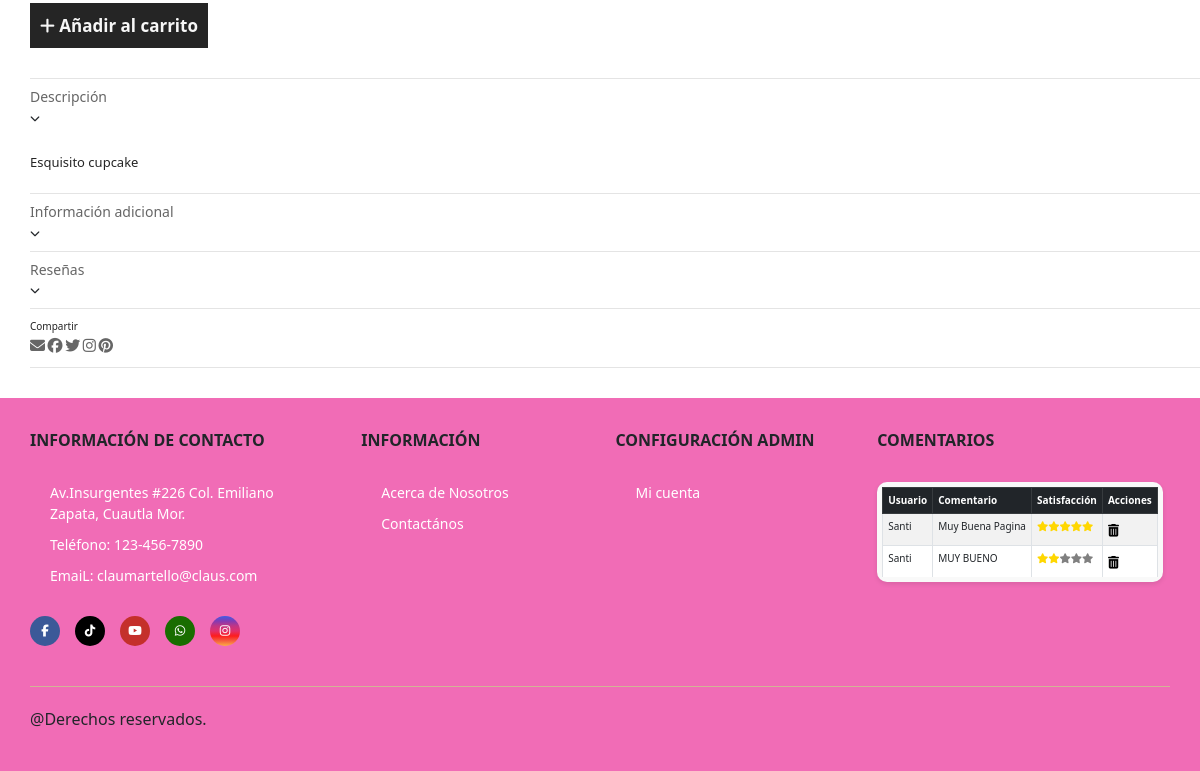
The app's page /Vista/cupcake.php (signed in, lower part), older data.
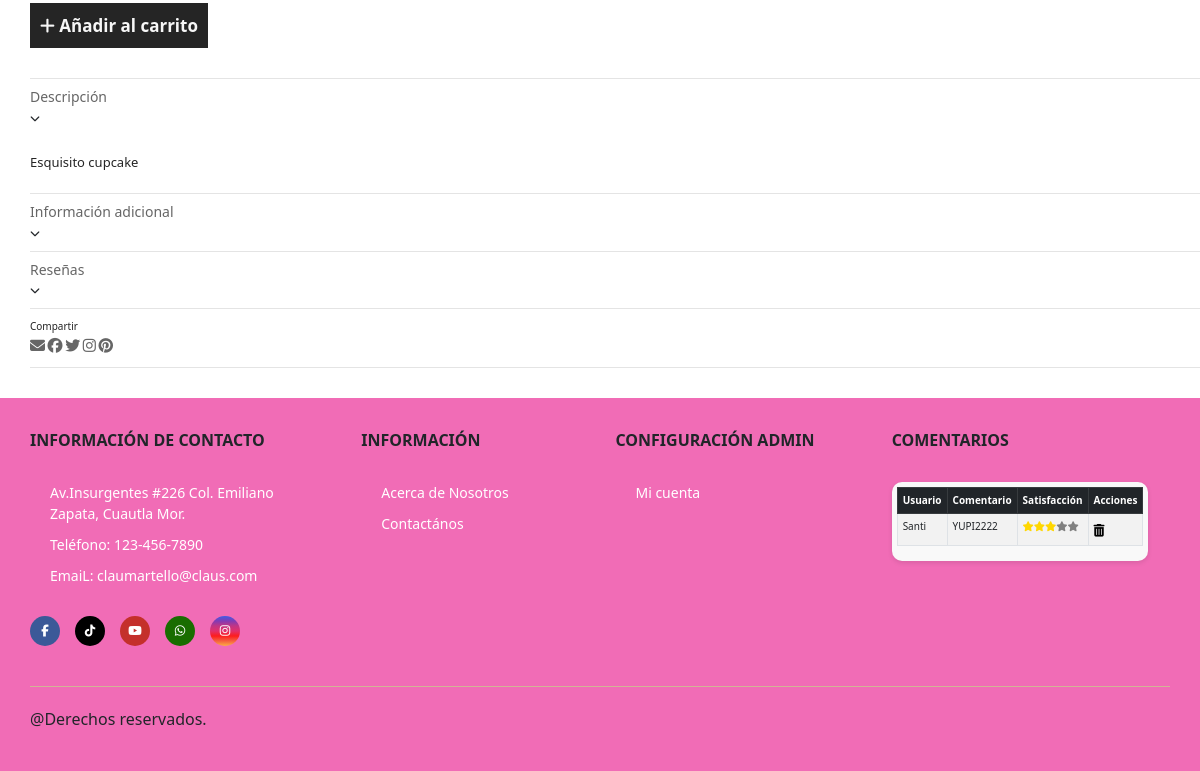
The same page, newer data.
### tables this page shows
CREATE TABLE `comentarios` (
  `id` int(11) NOT NULL AUTO_INCREMENT,
  `idUsuario` varchar(10) NOT NULL COMMENT 'Guarda el numero identificador del usuario que hizo el comentario',
  `comentario` text NOT NULL COMMENT 'Guarda el comentario realizado por el usuario',
  `satisfaccion` int(11) NOT NULL COMMENT 'Guarda la satisfacci?n del usuario con el servicio (1-5)',
  PRIMARY KEY (`id`),
  KEY `idUsuario` (`idUsuario`),
  CONSTRAINT `comentarios_ibfk_1` FOREIGN KEY (`idUsuario`) REFERENCES `usuarios` (`usuario`) ON DELETE CASCADE ON UPDATE CASCADE
);

CREATE TABLE `usuarios` (
  `usuario` varchar(10) NOT NULL COMMENT 'Guarda el nombre identificador del usuario',
  `nombre` varchar(20) NOT NULL COMMENT 'Guarda el nombre real del usuario',
  `apellido` varchar(20) NOT NULL COMMENT 'Guarda el apellido del usuario',
  `correo` varchar(30) NOT NULL COMMENT 'Guarda el correo del usuario',
  `contrasena` varchar(30) NOT NULL COMMENT 'Guarda la contrasenia del usuario',
  `rol` int(11) NOT NULL COMMENT 'Tipo de rol del usuario',
  PRIMARY KEY (`usuario`),
  KEY `rol` (`rol`),
  CONSTRAINT `usuarios_ibfk_1` FOREIGN KEY (`rol`) REFERENCES `rol` (`id_rol`) ON UPDATE CASCADE
);

### Vista/cupcake.php (the view, shortened to what the changed rows need)
<?php
require '../Static/head.php';
?>
<link rel="stylesheet" href="../Static/css/CupcakeStyle.css" />
	<body>
		<?php require '../Static/footer.php';?>
	</body>

### Static/footer.php (shortened to what the changed rows need)
<footer class="footer">
			<div class="container container-footer">
				<div class="menu-footer">
					<div class="newsletter">
						<div class="content">
              <div class="comentarios">
                <div class="table-responsive">
                    <table class="table table-striped table-bordered table-hover">
                        <thead class="table-dark">
                            <tr>
                                <th>Usuario</th>
                                <th>Comentario</th>
                                <th>Satisfacción</th>
                                <th>Acciones</th>
                            </tr>
                        </thead>
                        <tbody>
                            <?php
                            $consulta = "SELECT c.idUsuario, c.id ,c.comentario, c.satisfaccion, u.nombre FROM comentarios c JOIN usuarios u ON c.idUsuario = u.usuario;";
                            $resultado = mysqli_query($conexion, $consulta);
                            $index = 0;
                            if (mysqli_num_rows($resultado) > 0) {
                                while ($row = mysqli_fetch_assoc($resultado)) {
                                    $nombre = $row['nombre'];
                                    $com = $row['comentario'];
                                    $satisfaccion = $row['satisfaccion'];
                            ?>
                            <tr>
                                <td><?php echo $nombre; ?></td>
                                <td><?php echo $com; ?></td>
                                <td>
                                    <?php
                                    for ($i = 1; $i <= 5; $i++) {
                                        if ($i <= $satisfaccion) {
                                            echo '<i class="fa fa-star" style="color: gold;"></i>';
                                        } else {
                                            echo '<i class="fa fa-star" style="color: gray;"></i>';
                                        }
                                    }
                                    ?>
                                </td>
                                <td>
                                  <?php if (isset($_SESSION['usuario']) && $_SESSION['usuario'] === $row['idUsuario'] || $rol == 1): ?>
                                        <form method="POST" action="../Controlador/Drop_comentario.php" style="display: inline;" id="form-eliminarCom-<?php echo $index; ?>">
                                            <button type="button" onclick="confirmarEliminacionCom(<?php echo $index; ?>)" style="background: none; border: none; padding: 0;">
                                                <i class="fa fa-trash" aria-hidden="true" style="color: black; font-size: 0.9em; cursor: pointer;"></i>
                                            </button>
                                        </form>
                                  <?php endif; ?>
                                </td>
                            </tr>
                            <?php
                                $index++;
                                }
                            } else {
                                echo '<tr><td colspan="4">No hay Comentarios disponibles.</td></tr>';
                            }
                            ?>
                        </tbody>
                    </table>
                </div>
            </div>
						</div>
					</div>
				</div>
			</div>
		</footer>

Row changes from the older to the newer data that the page shows:
removed comentarios: idUsuario.nombre "Santi", comentario "Muy Buena Pagina", satisfaccion 5 (drawn)
removed comentarios: idUsuario.nombre "Santi", comentario "MUY BUENO", satisfaccion 2 (drawn)
added comentarios: idUsuario.nombre "Santi", comentario "YUPI2222", satisfaccion 3 (drawn)
